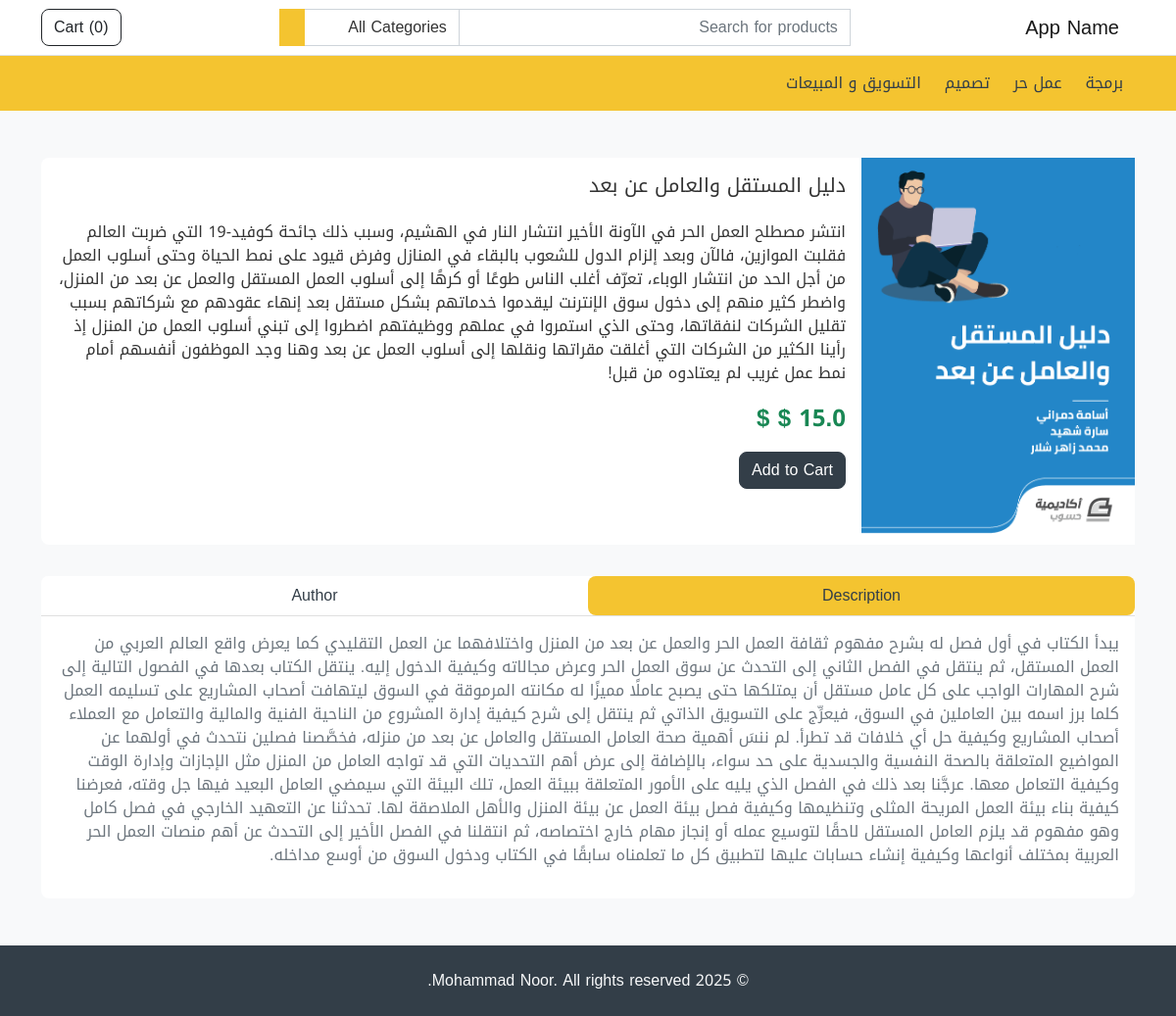
Screenshot of /product/2/ with the database file from the repository.
### store/models.py (models this page shows, shortened)
class Category(models.Model):
    name = models.CharField(max_length=255)
    featured = models.BooleanField(default=False)
    order = models.IntegerField(default=0)
    created_at = models.DateTimeField(auto_now_add=True)
    updated_at = models.DateTimeField(auto_now=True)

class Product(models.Model):
    name = models.CharField(max_length=255)
    short_description = models.TextField(null=True)
    description = models.TextField(null=True)
    image = models.ImageField()
    price = models.FloatField()
    featured = models.BooleanField(default=False)
    created_at = models.DateTimeField(auto_now_add=True)
    updated_at = models.DateTimeField(auto_now=True)
    category = models.ForeignKey(Category, on_delete=models.PROTECT)
    author = models.ForeignKey(Author, on_delete=models.SET_NULL, null=True)

### store/views.py (the view)
# urls.py: path('product/<int:product_id>/', views.product, name='store.product'),
def product(request, product_id):
    product = Product.objects.get(id=product_id)
    return render(request, 'product.html', {'product': product})

### store/customContextProcessor.py (called while the page is built)
def store_website(request):
    cart = Cart.objects.filter(session=request.session.session_key).last()
    cart_total = 0
    cart_items = []
    if cart:
        cart_items = Product.objects.filter(pk__in=cart.items)
        for item in cart_items:
            cart_total += item.price
    categories = Category.objects.order_by('order')
    return {'categories': categories, 'cart_items': cart_items, 'cart_total': cart_total}

### store/models.py (called while the page is built)
    def __str__(self):
        return self.name

### store/templatetags/my_filters.py (called while the page is built)
def currency(value):
    return f"{value} $"

### store/templates/product.html (shortened to what this page needs)
{% extends 'base.html' %}
{% load my_filters %}
{% load i18n %}
{% block content %}
    <div class="container my-5">
        <section>
            <div class="card mb-3">
            <div class="row g-0">
                <div class="col-md-3">
                <div class="swiper my-auto swiper-product">
                    <div class="swiper-wrapper">
                    <div class="swiper-slide">
                        <img
                        src="{{ product.image.url }}"
                        class="img-fluid"
                        alt="{{ product.name }}"
                        />
                    </div>
                    </div>
                </div>
                </div>
                <div class="col-md-9">
                <div class="card-body">
                    <h5 class="card-title">{{ product.name }}</h5>
                    <p class="card-text mt-4">
                    {{ product.short_description }}
                    </p>
                    <p class="card-text fs-4">
                    <strong class="text-success mt-3">{{ product.price|currency }} $</strong>
                    </p>
                    <button
                    class="btn btn-secondary"
                    data-url="{% url 'store.cart_add' product.id %}"
                    onclick="cartUpdate(this)"
                    >
                    {% trans 'Add to Cart' %}
                    </button>
                </div>
                </div>
            </div>
            </div>
        </section>
        <section>
            <div class="card">
            <div class="card-header p-0 bg-white">
                <ul
                class="nav nav-pills nav-justified"
                id="pills-tab"
                role="tablist"
                >
                <li class="nav-item" role="presentation">
                    <button
                    class="nav-link active text-secondary"
                    id="pills-home-tab"
                    data-bs-toggle="pill"
                    data-bs-target="#pills-home"
                    type="button"
                    role="tab"
                    aria-controls="pills-home"
                    aria-selected="true"
                    >
                    {% trans 'Description' %}
                    </button>
                </li>
                <li class="nav-item" role="presentation">
                    <button
                    class="nav-link text-secondary"
                    id="pills-profile-tab"
                    data-bs-toggle="pill"
                    data-bs-target="#pills-profile"
                    type="button"
                    role="tab"
                    aria-controls="pills-profile"
                    aria-selected="false"
                    >
                    {% trans 'Author' %}
                    </button>
                </li>
                </ul>
            </div>
            <div class="card-body">
                <div class="tab-content" id="pills-tabContent">
                <div
                    class="tab-pane fade show active"
                    id="pills-home"
                    role="tabpanel"
                    aria-labelledby="pills-home-tab"
                >
                    <p class="fs-6 text-muted">
                    {{ product.description }}
                    </p>
                </div>
                </div>
            </div>
            </div>
        </section>
    </div>
{% endblock %}

### store/templates/partials/header.html (shortened to what this page needs)
{% load i18n %}
<nav class="navbar navbar-expand-lg navbar-light bg-white border-bottom">
  <div class="container">
    <a class="navbar-brand" href="/"> {% trans "App Name" %} </a>
    <div
      class="collapse navbar-collapse mt-2 mt-lg-0"
      id="navbarSupportedContent"
    >
      {% include "partials/header_search.html" %}
      <ul class="navbar-nav my-2 my-lg-0">
        <li class="nav-item">
          <a href="{% url 'store.cart' %}" class="btn btn-outline-dark" type="button">
            {% trans "Cart" %} (<span id="cart-items-count">{{ cart_items|length }}</span>)
          </a>
        </li>
      </ul>
    </div>
  </div>
</nav>
<nav class="navbar navbar-expand-lg navbar-light bg-primary">
  <div class="container">
    <div
      class="collapse navbar-collapse mt-2 mt-lg-0"
      id="navbarSupportedContent"
    >
      <ul class="navbar-nav my-2 my-lg-0">
        {% for category in categories %}
        <li class="nav-item">
          <a class="nav-link mx-1" href="{% url 'store.category' category.id %}" role="button">
            {{ category.name }}
          </a>
        </li>
        {% endfor %}
      </ul>
    </div>
  </div>
</nav>

### rows the page displays
Category: name "برمجة"
Category: name "عمل حر"
Category: name "تصميم"
Category: name "التسويق و المبيعات"
Product: image (picture), name "دليل المستقل والعامل عن بعد", short_description "انتشر مصطلح العمل الحر في الآونة الأخير انتشار النار في الهشيم، وسبب ذلك جائحة كوفيد-19 التي ضربت العالم فقلبت الموازين، فالآن وبعد إلزام الدول للشعوب بالبقاء في المنازل وفرض قيود على نمط الحياة وحتى أسلوب العمل من أجل الحد من انتشار الوباء، تعرّف أغلب الناس طوعًا أو كرهًا إلى أسلوب العمل المستقل والعمل عن بعد من المنزل، واضطر كثير منهم إلى دخول سوق الإنترنت ليقدموا خدماتهم بشكل مستقل بعد إنهاء عقودهم مع شركاتهم بسبب تقليل الشركات لنفقاتها، وحتى الذي استمروا في عملهم ووظيفتهم اضطروا إلى تبني أسلوب العمل من المنزل إذ رأينا الكثير من الشركات التي أغلقت مقراتها ونقلها إلى أسلوب العمل عن بعد وهنا وجد الموظفون أنفسهم أمام نمط عمل غريب لم يعتادوه من قبل!", price "15.0 $", description "يبدأ الكتاب في أول فصل له بشرح مفهوم ثقافة العمل الحر والعمل عن بعد من المنزل واختلافهما عن العمل التقليدي كما يعرض واقع العالم العربي من العمل المستقل، ثم ينتقل في الفصل الثاني إلى التحدث عن سوق العمل الحر وعرض مجالاته وكيفية الدخول إليه. ينتقل الكتاب بعدها في الفصول التالية إلى شرح المهارات الواجب على كل عامل مستقل أن يمتلكها حتى يصبح عاملًا مميزًا له مكانته المرموقة في السوق ليتهافت أصحاب المشاريع على تسليمه العمل كلما برز اسمه بين العاملين في السوق، فيعرِّج على التسويق الذاتي ثم ينتقل إلى شرح كيفية إدارة المشروع من الناحية الفنية والمالية والتعامل مع العملاء أصحاب المشاريع وكيفية حل أي خلافات قد تطرأ. لم ننسَ أهمية صحة العامل المستقل والعامل عن بعد من منزله، فخصَّصنا فصلين نتحدث في…"

### other values shown
{{ cart_items|length }} "0"
